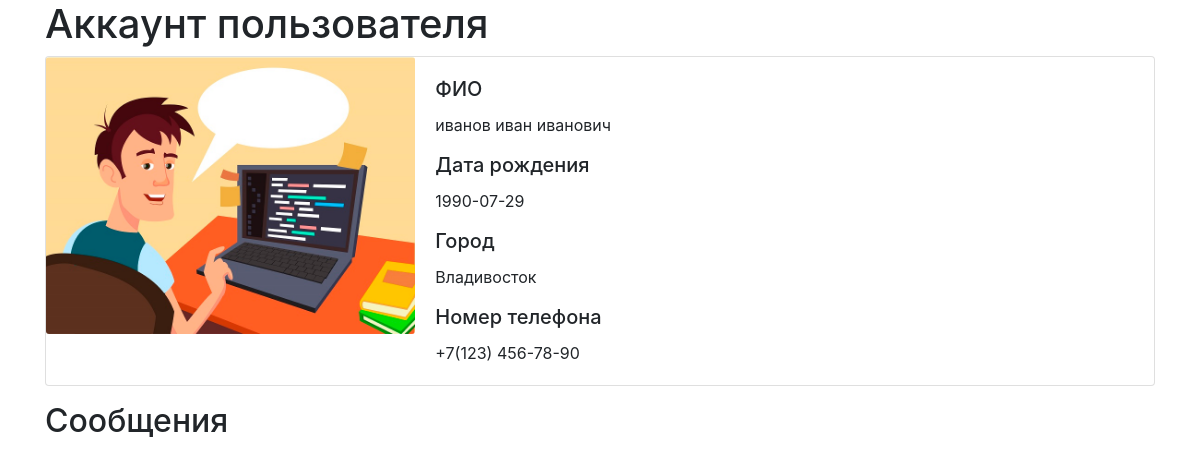
The app's page /app/index.php, older data.
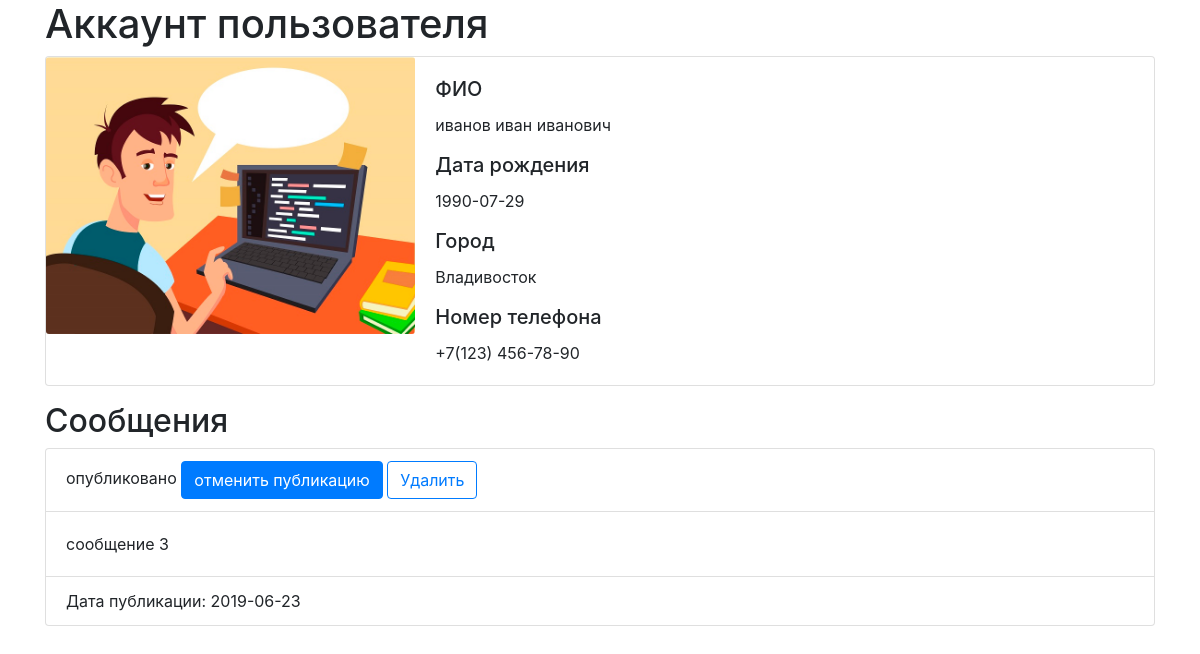
The same page, newer data.
### tables this page shows
CREATE TABLE `users` (
  `id` int(10) NOT NULL,
  `name` varchar(50) DEFAULT NULL,
  `birthdate` date DEFAULT NULL,
  `city` varchar(20) DEFAULT NULL,
  `phone` varchar(20) DEFAULT NULL,
  `photo` varchar(50) DEFAULT NULL
);

CREATE TABLE `comments` (
  `id` int(10) NOT NULL,
  `status` varchar(20) NOT NULL,
  `publicationDate` date NOT NULL,
  `message` varchar(1000) NOT NULL,
  `userId` int(10) NOT NULL,
  `status_id` varchar(20) NOT NULL
);

### api/users/read.php (called while the page is built, shortened)
<?php
include '../api/objects/user.php';
$dbUsers = new Db();
$dbUsersConn = $dbUsers->getConnection();
$user = new User($dbUsersConn);
$users = $user->read();
$users_count = 1;
if($users_count>0) {
  $arrUsers = array();
  while($row = $users->fetch()) {
    extract($row);
    $userSingle = array(
      'user_id' => $id,
      'user_name' => $name,
      'user_birthdate' => $birthdate,
      'user_city' => $city,
      'user_phone' => $phone,
      'user_photo' => $photo
    );
    array_push($arrUsers, $userSingle);
  }
  $arrUsers = json_encode($arrUsers);
} else {
  http_response_code(404);
  echo json_encode(array('message' => 'В базе нет пользователей'));
}

### api/config/base.php (called while the page is built, shortened)
<?php
class Base {
  public function __construct($dbconn) {
    $this->dbconn = $dbconn;
  }
}

### api/objects/user.php (called while the page is built, shortened)
<?php
class User extends Base {
  public function read() {
    $sql = 'select * from users';
    $exec = $this->dbconn->prepare($sql);
    $exec->execute();
    return $exec;
  }
}

### api/comments/read.php (called while the page is built)
<?php
include '../api/objects/comment.php';
$dbComments = new Db();
$dbCommentsConn = $dbComments->getConnection();
$comment = new Comment($dbCommentsConn);
$comments = $comment->read();
$commentsCount = 1;
if($commentsCount>0) {
  $arrComments = array();
  while($row = $comments->fetch()) {
    extract($row);
    $commentSingle = array(
      'id' => $c_id,
      'message' => $c_message,
      'publicationDate' => $c_publicationDate,
      'status' => $c_status,
      'status_id' => $c_status_id
    );
    array_push($arrComments, $commentSingle);
  }
  $arrComments = json_encode($arrComments);
} else {
  echo json_encode(array('comment' => 'У пользователя нет сообщений'));
}

### api/objects/comment.php (called while the page is built, shortened)
<?php
class Comment extends Base{
  private $dbtable = 'comments';
  public function read() {
    $sql = 'select
              com.id as c_id,
              com.status as c_status,
              com.status_id as c_status_id,
              com.publicationDate as c_publicationDate,
              com.message as c_message
            from '.$this->dbtable.' com
              inner join
                users user
                  on com.userId = user.id
            order by
              com.publicationDate desc';
    $exec = $this->dbconn->prepare($sql);
    $exec->execute();
    return $exec;
  }
}

### app/index.php (the view, shortened to what this page needs)
<!DOCTYPE html>
<html lang="en">
<head>
  <link rel="stylesheet" href="https://stackpath.bootstrapcdn.com/bootstrap/4.5.0/css/bootstrap.min.css">
</head>
<body>
  <?php
  include '../api/comments/read.php';
  include '../api/users/read.php';
  $arrComments = json_decode($arrComments);
  $arrUsers = json_decode($arrUsers);
  $user = $arrUsers[0];
  ?>
  <div class="container">
    <div id="user-account-userdata" class="w-100">
      <h1>Аккаунт пользователя</h1>
      <div class="card mb-3">
        <div class="row no-gutters">
          <div class="col-md-4">
            <img src="<?php echo $user->user_photo; ?>" class="card-img" alt="...">
          </div>
          <div class="col-md-8">
            <div class="card-body">
              <h5 class="card-title">ФИО</h5>
              <p class="card-text"><?php echo $user->user_name ?></p>
              <h5 class="card-title">Дата рождения</h5>
              <p class="card-text"><?php echo $user->user_birthdate ?></p>
              <h5 class="card-title">Город</h5>
              <p class="card-text"><?php echo $user->user_city ?></p>
              <h5 class="card-title">Номер телефона</h5>
              <p class="card-text"><?php echo $user->user_phone ?></p>
            </div>
          </div>
        </div>
      </div>
    </div>
    <div id="user-account-comments">
      <h2>Сообщения</h2>
      <div id="user-comments-container">
      <?php
      foreach($arrComments as $comment) {
        ?>
        <div id='user-account_comment-<?php echo $comment->id ?>' class="card mb-3">
          <div class="card-header bg-transparent">
            <span id='user-comment_status-<?php echo $comment->id ?>' class="card-text"><?php echo $comment->status ?></span>
            <button id='comment-<?php echo $comment->id ?>_button' name ='comment-<?php echo $comment->id ?>_button' type="button" class="btn-change-status btn btn-primary"><span id='comment-<?php echo $comment->id ?>_status-button-text'>
              <?php
                if($comment->status_id == 'published') {
                  echo 'отменить публикацию';
                } else {
                  echo 'опубликовать';
                }
              ?>
            </span>
            </button>
            <button class="btn btn-outline-primary" type="button" id='comment-<?php echo $comment->id ?>_button-remove_comment' name ='comment-<?php echo $comment->id ?>_button-remove_comment'>Удалить</button>
            </div>
          <div class="card-body">
          <p class="card-text"><?php echo $comment->message ?></p>
          </div>
          <div class="card-footer bg-transparent">
            Дата публикации:
            <span id='comment-<?php echo $comment->id ?>_publication-date'>
            <?php
            if($comment->status_id == 'published') {
              echo $comment->publicationDate;
            } else {
              echo 'нет';
            }
            ?>
            </span>
          </div>
        </div>
        <?php
      }
      ?>
      </div>
      </div>
      </div>
</body>
</html>

Row changes from the older to the newer data that the page shows:
added comments: status "опубликовано", status_id "отменить публикацию", message "сообщение 3", publicationDate "2019-06-23"
